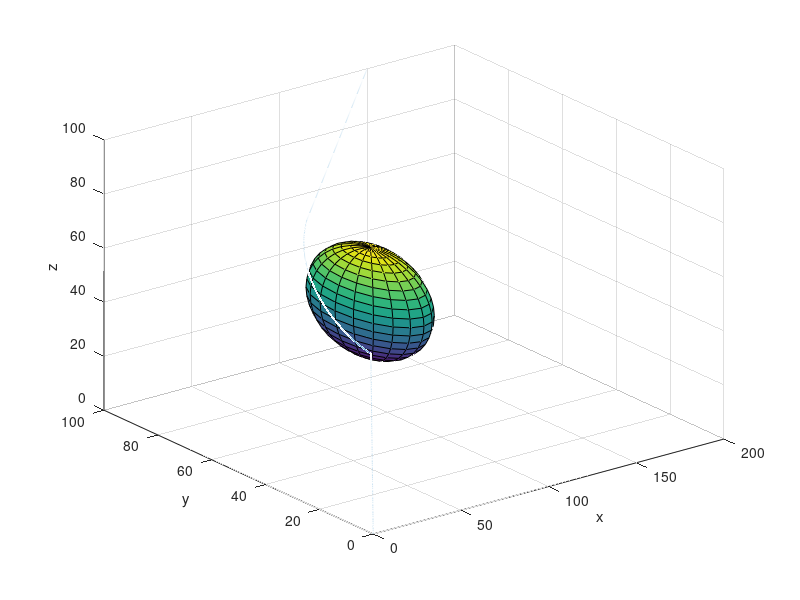

Write the MATLAB code that produced this figure.
clear all
close all
clc

% Initialisation
p_init=[0,0,0];
p_final=[150,100,100];
p_obst=[75,50,50];
R=30;
r=20;
epsilon=10^-2;
dpx=[epsilon 0 0];
dpy=[0 epsilon 0];
dpz=[0 0 epsilon];
p_norm=norm(p_init-p_final);
p(1,:)=p_init;
gamma=0.1;
gammar=1;
i=1;
erreur=1;

% Trajectory computation
while abs(erreur)>0.1
    px=p(i,:);
    px=px+dpx;
    
   if norm(p(i,:)-p_obst,2)>R
       Jr=0;
   elseif norm(p(i,:)-p_obst,2)<r
       Jr=10^10;
   else
       Jr=(1/(norm(p(i,:)-p_obst,2)-r))-(1/(R-r));
   end
   
   if norm(px-p_obst,2)>R
       Jrx=0;
   elseif norm(px-p_obst,2)<r
       Jrx=10^10;
   else
       Jrx=1/(norm(px-p_obst,2)-r)-1/(R-r);
   end
   
   nabla_x=(norm(px-p_final,2)-(norm(p(i,:)-p_final,2)))/epsilon;
   nabla_xr=(Jrx-Jr)/epsilon;
 
   
    py=p(i,:);
    py=py+dpy;
   if norm(py-p_obst,2)>R
       Jry=0;
   elseif norm(py-p_obst,2)<r
       Jry=10^10;
   else
       Jry=1/(norm(py-p_obst,2)-r)-1/(R-r);
   end
   nabla_y=(norm(py-p_final,2)-(norm(p(i,:)-p_final,2)))/epsilon;
   nabla_yr=(Jry-Jr)/epsilon;
    pz=p(i,:);
    pz=pz+dpz;
   if norm(pz-p_obst,2)>R
       Jrz=0;
   elseif norm(pz-p_obst,2)<r
       Jrz=10^10;
   else
       Jrz=1/(norm(pz-p_obst,2)-r)-1/(R-r);
   end
   nabla_z=(norm(pz-p_final,2)-(norm(p(i,:)-p_final,2)))/epsilon;
   nabla_zr=(Jrz-Jr)/epsilon;
   
   xplus=p(i,1)-gamma*nabla_x-gammar*nabla_xr;
   yplus=p(i,2)-gamma*nabla_y-gammar*nabla_yr;
   zplus=p(i,3)-gamma*nabla_z-gammar*nabla_zr;
   p_next=[xplus, yplus, zplus];
   p(i+1,:)=[xplus yplus zplus];
   p_normx=norm(p(i+1,1)-p_final(1));
   p_normy=norm(p(i+1,2)-p_final(2));
   p_normz=norm(p(i+1,3)-p_final(3));
   erreur=norm(p_next-p_final,2);
   i=i+1;
end

% 3D Plotting
[x,y,z] = sphere;
figure(1)
plot3(p(:,1),p(:,2),p(:,3))
hold on
grid on
surf(x*r+p_obst(1),y*r+p_obst(2),z*r+p_obst(3))
xlabel('x');
ylabel('y');
zlabel('z');

